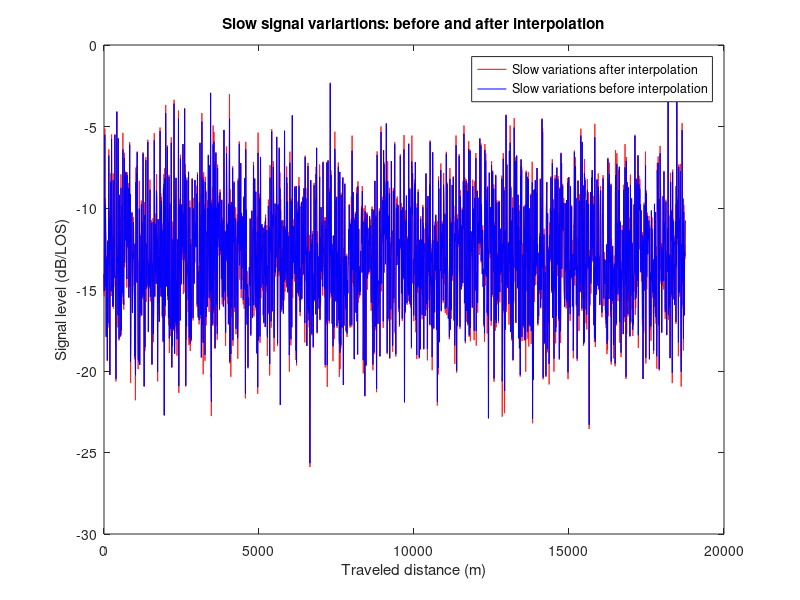

Source code (MATLAB): (Note: this script raises an error after producing the figure.)
%
% project611
%
% Initialization ========================================================

clear all, close all

% Common parameters ======================================================

Nsamples=500050;         % approx.  number of samples to be generated 
f= 2000e6;             % carrier frequency (Hz)
V=10;                  % MS speed (m/s)
Lcorr=9.0;             % Slow variations. Correlation distance (m) 
F=4;                    % Sampling: Fraction of wavelength 
NFFT= 256;              % No. of FFT points

% Model parameters S,M  (SUZUKI) =======================================

	M=-13;               % Mean value of sigma in dB
	S= 3.4;              % std of sigma in dB
    
% Secondary parameters ===================================================

lambdac=3e8/f;                  % wavelength (m)
kc=2*pi/lambdac;                % wave number  
fm=V/lambdac;                   % Max Doppler
ts=(lambdac/F)/V;               % sampling spacing (s)
fs=1/ts;                       % sampling freq. (Hz)

% Randomize seed using seconds field in computer clock ==================

clk = clock;
randn('state',sum(100*clk(6)));

% Gen.  slow variations. Lower rail in diagram 
% Uncorrelated samples are assumed to be spaced Lcorr (m) ===============

samplesLcorr=Lcorr/(lambdac/F);      % No. of samples within Lcorr
samplesLcorr=round(samplesLcorr);   % Integer number: modifies slightly Lcorr

Nslowsamples=Nsamples/samplesLcorr;     % No of slow var. samples 
Nslowsamples=round(Nslowsamples);      % Integer number 

Nsamples=Nslowsamples*samplesLcorr;    % New total number of samples


% Variations of sigma ==============================================

slow=randn(Nslowsamples,1);      % uncorrelated slow variations
A=(slow*S)+M;         % Normal distr.: Mean M and std S  
a=10.^(A/20);         %convenrt to linear units (log-normal) 

% Interpolate slow variations of sigma =============================

x=[0:Nslowsamples-1]*Lcorr;     % axis in m (samples spaced Lcorr m)
x2=[0:Nslowsamples*samplesLcorr-1]*Lcorr/samplesLcorr;


G2=interp1(x,A,x2,'spline');         % Interpolated amplitude for A 

figure,plot(x2,G2,'r',x,A,'b')
xlabel('Traveled distance (m)')
ylabel('Signal level (dB/LOS)')
title('Slow signal variartions: before and after interpolation') 
legend('Slow variations after interpolation', 'Slow variations before interpolation', ...
    'Location', 'Best');

G2filt=10.^(G2/20);


% Generate fast variations % upper rail =================================

I=randn(1,Nsamples);        % In-phase component  
Q=randn(1,Nsamples);        % Quadrature component 

% JAKES filter ===========================================================

freqstep=5;
[filtertimedomain]=jakes(freqstep,fm,fs);


% Suzuki time series generator  ============================================

% RAYLEIGH part. Upper rail in schematic diagram ========================

% Rayleigh before filtering (Jakes)

ray=(I+j*Q);


% Fiter. Upper rail ================================

ray_filt=conv(ray,filtertimedomain);


% Remove end samples after convolution ===================================

len=length(filtertimedomain);

ray_filt=ray_filt(len:end-len/2);
x2=x2(1:end-len/2);
G2filt=G2filt(1:end-len/2);
Nsamples=Nsamples-len/2;

figure,plot(x2,abs(ray_filt))
xlabel('Traveled distance (m)')
ylabel('Signal level (dB/LOS)')
title('Fast signal variartions after filtering') 

% Doppler spectrum of Rayleigh series ====================================

Sray_filt=fftshift(abs(fft(ray_filt,NFFT)).^2);
freqaxis=[0:NFFT-1]*(fs/NFFT)-fs/2;

figure,plot(freqaxis,10*log10(Sray_filt)-max(10*log10(Sray_filt)))
title('Doppler spectrum, Rayleigh series')
xlabel('Frequency (Hz)')
ylabel('Normalized Doppler spectrum (dB)')

% Building Suzuki series ==================================================

rSUZ=ray_filt.*G2filt;

figure,plot([0:Nsamples-1]*lambdac/F,20*log10(abs(rSUZ)),'g',...
    [0:Nsamples-1]*lambdac/F,20*log10(abs(G2filt)),'r')
xlabel('Traveled distance (m)')
ylabel('Signal level (dB/LOS)')
title('Overall signal variations and slow signal variartions') 

% spectrum

SrSUZ=fftshift(abs(fft(rSUZ,NFFT)).^2);
freqaxis=[0:NFFT-1]*(fs/NFFT)-fs/2;

figure,plot(freqaxis,10*log10(SrSUZ)-max(10*log10(SrSUZ)))
title('Doppler spectrum, Suzuki series')
xlabel('Frequency (Hz)')
ylabel('Normalized Doppler spectrum (dB)')

% Calculate CDF ======================================================

% we remove samples at the end because interpolation process produces 
% unwanted peaks at the end of series

removesamples=round(Lcorr/(lambdac/F))

[xSUZ,ySUZ]=fCDF(abs(rSUZ(1:end-removesamples)));
[xLN,yLN]=fCDF(abs(G2filt(1:end-removesamples)));
[xray,yray]=fCDF(abs(ray_filt(1:end-removesamples)));

% figure,plot(20*log10(xSUZ),ySUZ,'g',20*log10(xLN),yLN,'r',20*log10(xray),yray,'k')
figure,plot(20*log10(xSUZ),ySUZ,'g',20*log10(xLN),yLN,'r.-')
title('CDF: Suzuki and slow, lognormal series') 
xlabel('Signal level (dB/LOS)')
ylabel('Porbability the abscissa is not exceeded')
legend('Suzuki','Lognormal')


% Plotting the phase ================================================

figure, plot([0:Nsamples-1]*lambdac/F,unwrap(angle(rSUZ)),'g')
title('Absolute phase (Rad.)');
xlabel('Traveled distance (m)');
ylabel('Phase (Rad.)')

